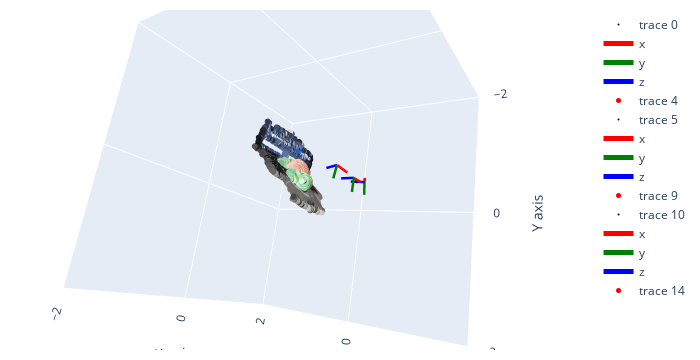

Write notebook code for a chart like this one.
### Code cell
from visualization import visualize_pcd, visualize_cameras
fig = None

num_to_show = 10_000
num_of_valid = sum([m.sum() for m in masks])
skip = num_of_valid // num_to_show

for p, i, m, c2w in zip(pts_norm, imgs, masks, c2w_norm):
    fig = visualize_pcd(p[m].cpu().numpy(), i[m], skip=skip, show=False, size=2, fig=fig)
    R, T = np.transpose(c2w[None, :3, :3], (0, 2, 1)), c2w[None, :, 3]
    fig = visualize_cameras(R, T, fig=fig, show=False, radius=2, size=0.2)
    
fig

### Figure 1 — Plotly figure (JSON) as saved in the notebook; plotly's stock layout.template omitted (floating-point values rounded to 4 significant figures; data arrays with more than 128 entries replaced by an {"elided": "..."} marker saying what was removed)
{"data": [{"marker": {"color": {"elided": "3288x3 float values"}, "opacity": 1, "size": 2}, "mode": "markers", "type": "scatter3d", "x": {"elided": "3288 float values"}, "y": {"elided": "3288 float values"}, "z": {"elided": "3288 float values"}}, {"line": {"color": "red", "width": 5}, "mode": "lines", "name": "x", "type": "scatter3d", "x": [-0.4098, -0.2222], "y": [-0.05204, -0.007437], "z": [-0.9109, -0.9638]}, {"line": {"color": "green", "width": 5}, "mode": "lines", "name": "y", "type": "scatter3d", "x": [-0.4098, -0.4565], "y": [-0.05204, 0.1424], "z": [-0.9109, -0.9126]}, {"line": {"color": "blue", "width": 5}, "mode": "lines", "name": "z", "type": "scatter3d", "x": [-0.4098, -0.3587], "y": [-0.05204, -0.03813], "z": [-0.9109, -0.718]}, {"marker": {"color": "red", "size": 5}, "mode": "markers", "type": "scatter3d", "x": [0], "y": [0], "z": [0]}, {"marker": {"color": {"elided": "3802x3 float values"}, "opacity": 1, "size": 2}, "mode": "markers", "type": "scatter3d", "x": {"elided": "3802 float values"}, "y": {"elided": "3802 float values"}, "z": {"elided": "3802 float values"}}, {"line": {"color": "red", "width": 5}, "mode": "lines", "name": "x", "type": "scatter3d", "x": [0.0002625, 0.2002], "y": [-0.002548, -0.0003437], "z": [-0.939, -0.9406]}, {"line": {"color": "green", "width": 5}, "mode": "lines", "name": "y", "type": "scatter3d", "x": [0.0002625, -0.001946], "y": [-0.002548, 0.1974], "z": [-0.939, -0.9394]}, {"line": {"color": "blue", "width": 5}, "mode": "lines", "name": "z", "type": "scatter3d", "x": [0.0002625, 0.001931], "y": [-0.002548, -0.002095], "z": [-0.939, -0.739]}, {"marker": {"color": "red", "size": 5}, "mode": "markers", "type": "scatter3d", "x": [0], "y": [0], "z": [0]}, {"marker": {"color": {"elided": "3152x3 float values"}, "opacity": 1, "size": 2}, "mode": "markers", "type": "scatter3d", "x": {"elided": "3152 float values"}, "y": {"elided": "3152 float values"}, "z": {"elided": "3152 float values"}}, {"line": {"color": "red", "width": 5}, "mode": "lines", "name": "x", "type": "scatter3d", "x": [0.5127, 0.6584], "y": [-0.0957, -0.2065], "z": [-0.8262, -0.7456]}, {"line": {"color": "green", "width": 5}, "mode": "lines", "name": "y", "type": "scatter3d", "x": [0.5127, 0.6179], "y": [-0.0957, 0.07015], "z": [-0.8262, -0.7883]}, {"line": {"color": "blue", "width": 5}, "mode": "lines", "name": "z", "type": "scatter3d", "x": [0.5127, 0.4249], "y": [-0.0957, -0.08093], "z": [-0.8262, -0.6471]}, {"marker": {"color": "red", "size": 5}, "mode": "markers", "type": "scatter3d", "x": [0], "y": [0], "z": [0]}], "layout": {"height": 360, "margin": {"b": 10, "l": 10, "r": 20, "t": 10}, "scene": {"aspectmode": "cube", "aspectratio": {"x": 1, "y": 1, "z": 1}, "camera": {"center": {"x": 0, "y": 0, "z": 0}, "eye": {"x": -1.168, "y": 0.3744, "z": -0.9227}, "projection": {"type": "perspective"}, "up": {"x": -0.2844, "y": -0.9583, "z": -0.02875}}, "xaxis": {"nticks": 4, "range": [-2, 2], "title": {"text": "X axis"}, "type": "linear"}, "yaxis": {"nticks": 4, "range": [-2, 2], "title": {"text": "Y axis"}, "type": "linear"}, "zaxis": {"nticks": 4, "range": [-2, 2], "title": {"text": "Z axis"}, "type": "linear"}}, "width": 700}}
